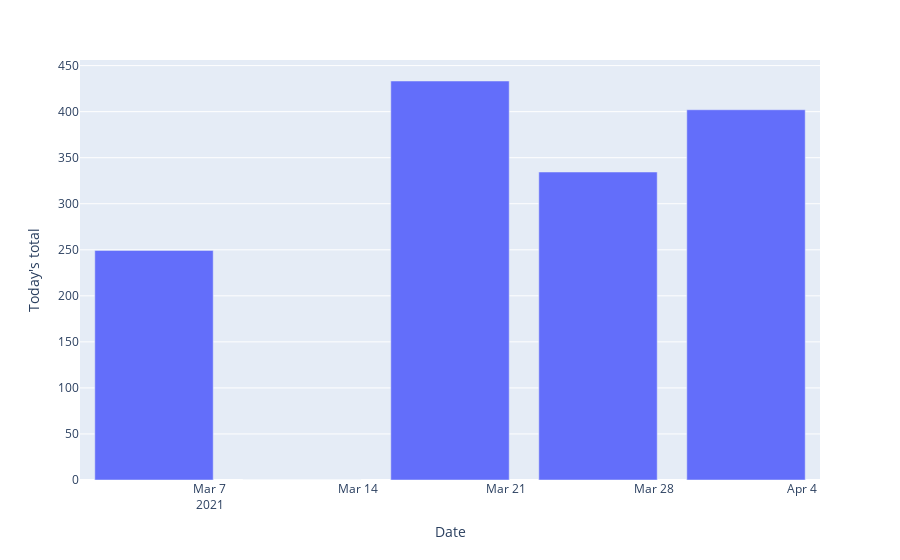

The cell this chart's notebook holds for it:
### Code cell
fig_thu = px.bar(thu_at_nine, y="Today's total")
fig_thu.show()

### Figure 1 — Plotly figure (JSON) as saved in the notebook; plotly's stock layout.template omitted (floating-point values rounded to 4 significant figures)
{"data": [{"alignmentgroup": "True", "hovertemplate": "Date=%{x}<br>Today's total=%{y}<extra></extra>", "legendgroup": "", "marker": {"color": "#636efa"}, "name": "", "offsetgroup": "", "orientation": "v", "showlegend": false, "textposition": "auto", "type": "bar", "x": ["2021-03-04T09:00:00", "2021-03-11T09:00:00", "2021-03-18T09:00:00", "2021-03-25T09:00:00", "2021-04-01T09:00:00"], "xaxis": "x", "y": [249.3, 0, 433.3, 334.5, 402.1], "yaxis": "y"}], "layout": {"barmode": "relative", "legend": {"tracegroupgap": 0}, "margin": {"t": 60}, "xaxis": {"anchor": "y", "domain": [0, 1], "title": {"text": "Date"}}, "yaxis": {"anchor": "x", "domain": [0, 1], "title": {"text": "Today's total"}}}}
